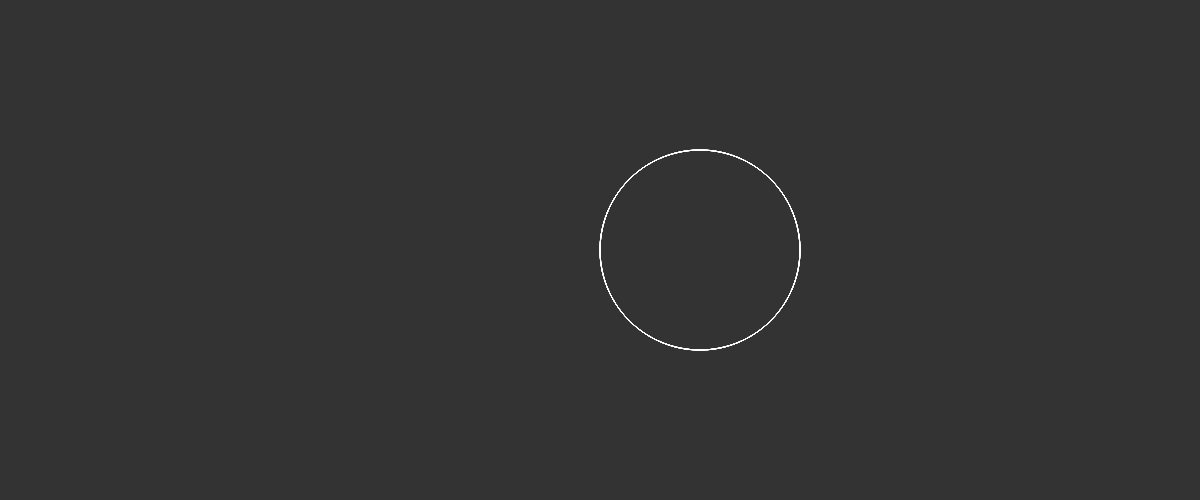
Frame 1 (no input)
Frame 60 (no input): identical to frame 1, image omitted
Frame 120 (the mouse pressed at the canvas centre since frame 60): identical to frame 1, image omitted

The p5.js sketch that drew this single still picture (run headless with seeded random() and noise() and a simulated clock; from frame 60 on, the mouse is pressed at the canvas centre):

// p5.js sketch
// ── sketch.js
let k;
let Nslider;
let Dslider;
function setup() {
  createCanvas(windowWidth, 500);
  Nslider = createSlider(4, 100, 4, 0.01);
  Dslider = createSlider(4, 100, 4, 0.01);
}
function draw() {
  k = Nslider.value() / Dslider.value();
  background(51);
  translate(width / 2, height / 2);
  beginShape();
  noFill();
  for (var a = 0; a < TWO_PI * Dslider.value(); a += 0.02) {
    var r = 200 * cos(k * a);
    var x = r * cos(a);
    var y = r * sin(a);
    stroke(255);
    vertex(x, y);
  }
  endShape();
}
